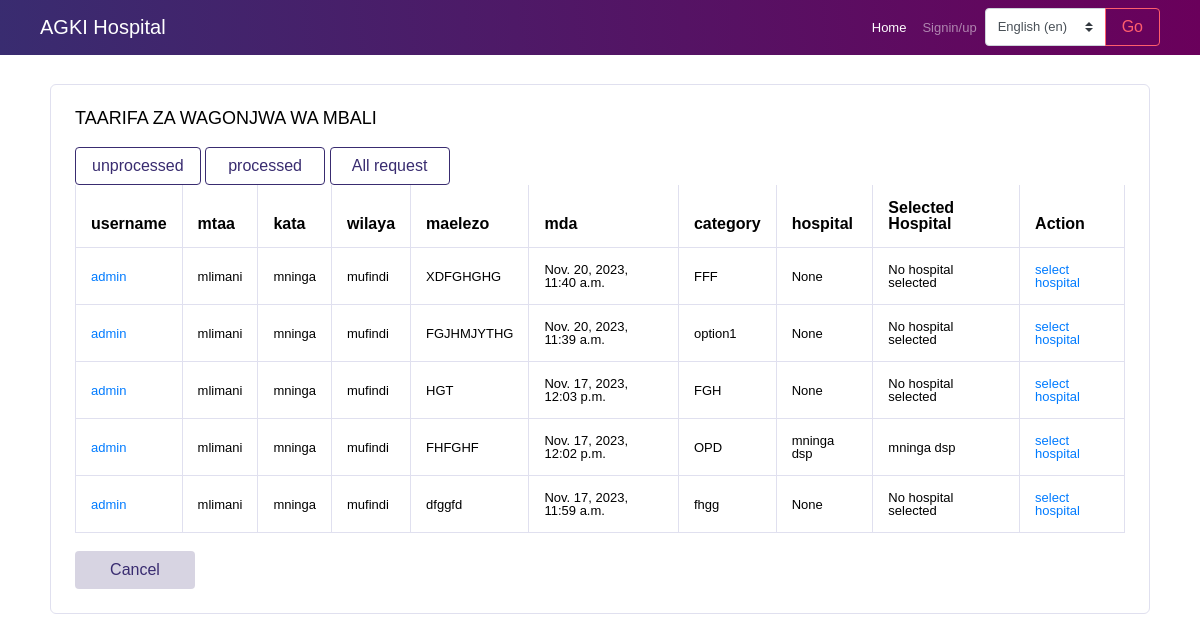
Page /sickinfolist/ on the earlier database version.
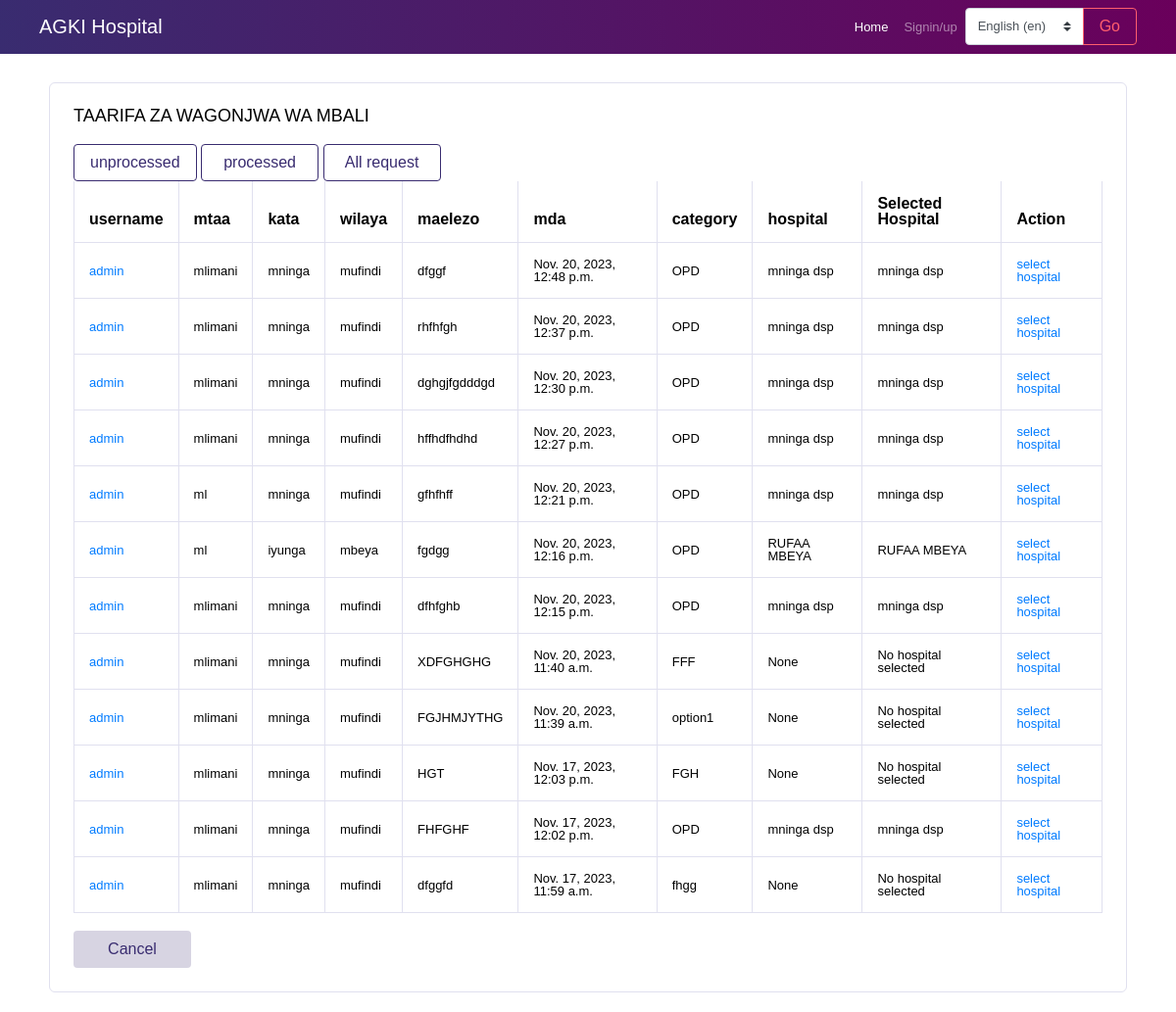
Same page on the later database version.
### app/models.py (models this page shows, shortened)
class SickInfoModel(models.Model):
    user = models.ForeignKey(CustomUser,on_delete=models.CASCADE)
    mtaa = models.CharField(max_length=15)
    kata = models.CharField(max_length=30)
    wilaya = models.CharField(max_length=30)
    maelezo = models.TextField(max_length=1000)
    mda = models.DateTimeField(auto_now_add=True)
    service = models.CharField(max_length=20,null=True,blank=True)
    hospital = models.ForeignKey(HospitalRegistrationModel, on_delete=models.CASCADE,null=True,blank=True)
    hospital_assigned = models.BooleanField(default=False)

class CustomUser(AbstractUser):
    phone = models.CharField(max_length=15, null=True,blank=True)
    location = models.CharField(max_length=30, null=True, blank=True)
    department = models.ForeignKey(Department, on_delete=models.CASCADE, null=True,blank=True)
    reg_no = models.CharField(max_length=10, unique=True)
    age = models.IntegerField(null=True)
    image = models.ImageField(upload_to ='media/',blank=True,null=True)
    is_doctor = models.BooleanField(default=False)
    is_laboratorist = models.BooleanField(default=False)
    is_receptionist = models.BooleanField(default=False)
    is_pharmacist = models.BooleanField(default=False)
    is_patient = models.BooleanField(default=True)
    def __str__(self):
        return self.username

class HospitalRegistrationModel(models.Model):
    name = models.CharField(max_length=20)
    level = models.CharField(max_length=20)
    location = models.CharField(max_length=20,null=True,blank=True)
    region = models.CharField(max_length=20,null=True,blank=True)
    district = models.CharField(max_length=20,null=True,blank=True)
    ward = models.CharField(max_length=20,null=True,blank=True)
    street = models.CharField(max_length=20,null=True,blank=True)
    service = models.CharField(max_length=20,null=True,blank=True)
    registerd_time = models.DateTimeField(auto_now_add=True,null=True,blank=True)
    def __str__(self):
        return self.name

### app/views.py (the view)
# urls.py: path('sickinfolist/', views.sickinfolist,name='sickinfolist'),
def sickinfolist(request):
    x = SickInfoModel.objects.all().order_by('-id')
    context = {
        'x':x
    }
    return render(request,'app/sickinfolist.html',context)

### app/templates/app/sickinfolist.html
{% extends 'app/base.html' %}
{%block content%}
<br>
<div class="container mt-5">
<div class="col-12 grid-margin stretch-card">
    <div class="card">
      <div class="card-body">
        <h4 class="card-title">TAARIFA ZA WAGONJWA WA MBALI</h4>
        <a href="{% url 'sickinfolistunprocesed' %}"><button class='btn btn-outline-primary btn-fw'>unprocessed</button></a>
        <a href="{% url 'sickinfolistprocesed' %}"><button class='btn btn-outline-primary btn-fw'>processed</button></a>
        <a href="{% url 'sickinfolist' %}"><button class='btn btn-outline-primary btn-fw'>All request</button></a>
        <div class="table-responsive">
            {% if x %}
            <table class="table table-bordered">
                <thead>
                    <tr>
                        <th>username</th>
                        <th>mtaa</th>
                        <th>kata</th>
                        <th>wilaya </th>
                        <th>maelezo</th>
                        <th>mda</th>
                        <th>category</th>
                        <th>hospital</th>
                        <th>Selected Hospital</th>
                        <th>Action</th>
                    </tr>
                </thead>
                <tbody>
                    {% for i in x %}
                    <tr>
                        <td><a href="{% url 'detailedUser' i.id %}">{{i.user}}</a></td>
                        <td>{{i.mtaa}}</td>
                        <td>{{i.kata}}</td>
                        <td>{{i.wilaya}}</td>
                        <td>{{i.maelezo}}</td>
                        <td>{{i.mda}}</td>
                        <td>{{i.service}}</td>
                        <td>{{i.hospital}}</td>
                        <td>
                            {% if i.hospital_assigned %}
                                {{ i.hospital.name }}
                            {% else %}
                                No hospital selected
                            {% endif %}
                        </td>
                        <td><a href="{% url 'sickinfoEdit' i.pk %}">  select hospital</a></td>
                    </tr>
                    {% endfor %}
                </tbody>
            </table>
            {% else %}
            <br>
            <div class="alert alert-fill-primary" role="alert">
                <i class="fa fa-exclamation-triangle"></i>
                There! No info yet
              </div>
            {% endif %}
        </div>
        <br>
        <a href="{% url 'home' %}"><button class="btn btn-inverse-primary btn-fw">Cancel</button></a>
    </div>
    </div>
</div>
</div>
{%endblock%}

Differences in the rows shown:
added SickInfoModel: user "admin", mtaa "mlimani", kata "mninga", wilaya "mufindi", maelezo "dfggf", mda "Nov. 20, 2023, 12:48 p.m.", service "OPD", hospital "mninga dsp", hospital.name "mninga dsp"
added SickInfoModel: user "admin", mtaa "mlimani", kata "mninga", wilaya "mufindi", maelezo "rhfhfgh", mda "Nov. 20, 2023, 12:37 p.m.", service "OPD", hospital "mninga dsp", hospital.name "mninga dsp"
added SickInfoModel: user "admin", mtaa "mlimani", kata "mninga", wilaya "mufindi", maelezo "dghgjfgdddgd", mda "Nov. 20, 2023, 12:30 p.m.", service "OPD", hospital "mninga dsp", hospital.name "mninga dsp"
added SickInfoModel: user "admin", mtaa "mlimani", kata "mninga", wilaya "mufindi", maelezo "hffhdfhdhd", mda "Nov. 20, 2023, 12:27 p.m.", service "OPD", hospital "mninga dsp", hospital.name "mninga dsp"
added SickInfoModel: user "admin", mtaa "ml", kata "mninga", wilaya "mufindi", maelezo "gfhfhff", mda "Nov. 20, 2023, 12:21 p.m.", service "OPD", hospital "mninga dsp", hospital.name "mninga dsp"
added SickInfoModel: user "admin", mtaa "ml", kata "iyunga", wilaya "mbeya", maelezo "fgdgg", mda "Nov. 20, 2023, 12:16 p.m.", service "OPD", hospital "RUFAA MBEYA", hospital.name "RUFAA MBEYA"
added SickInfoModel: user "admin", mtaa "mlimani", kata "mninga", wilaya "mufindi", maelezo "dfhfghb", mda "Nov. 20, 2023, 12:15 p.m.", service "OPD", hospital "mninga dsp", hospital.name "mninga dsp"
